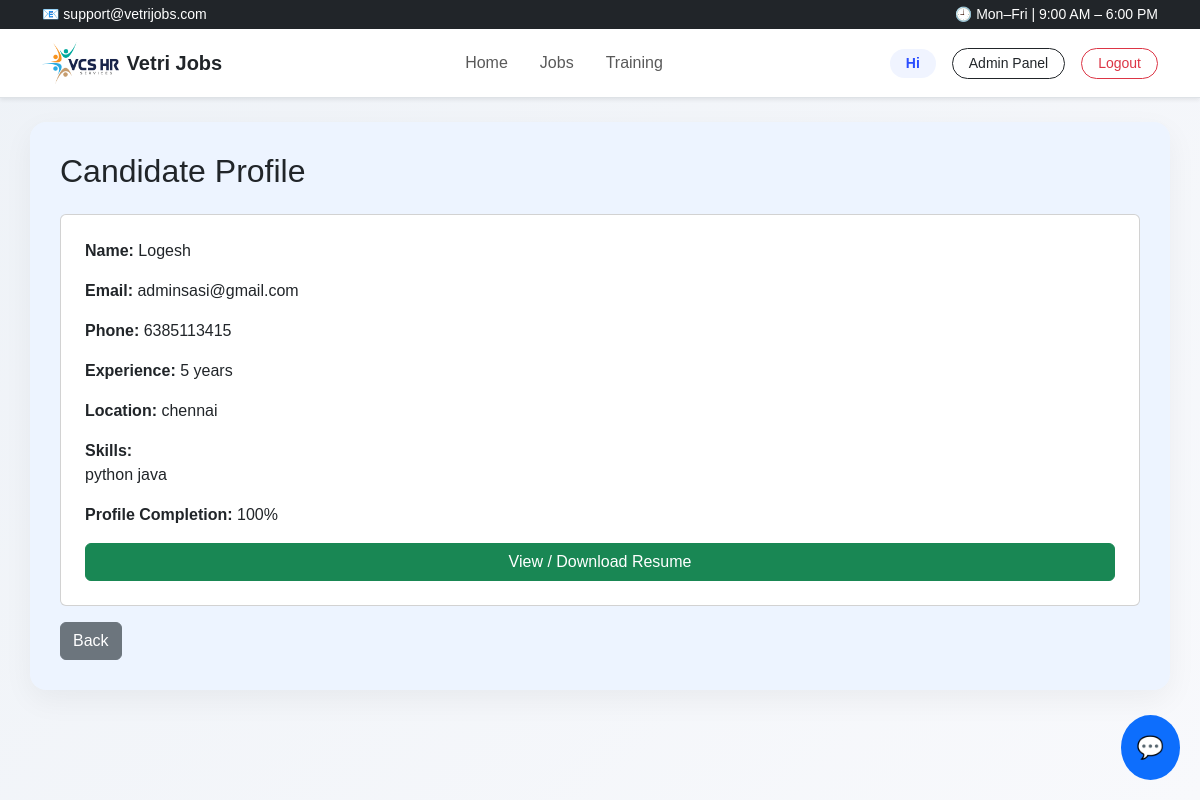
The app's page /dashboard/admin/candidate/4/ (signed in) with its own data.
### profiles/models.py (models this page shows, shortened)
class Profile(models.Model):
    user = models.OneToOneField(User, on_delete=models.CASCADE)
    full_name = models.CharField(max_length=100, blank=True)
    experience = models.PositiveIntegerField(null=True, blank=True)
    location = models.CharField(max_length=100, blank=True)
    skills = models.TextField(blank=True)
    resume = models.FileField(upload_to="resumes/", blank=True, null=True)
    phone = models.CharField(max_length=15, blank=True, null=True)
    summary = models.TextField(blank=True, null=True)
    ROLE_CHOICES = [
        ("ADMIN", "Admin"),
        ("CONSULTANT", "Consultant"),
        ("JOBSEEKER", "Job Seeker"),
    ]
    user = models.OneToOneField(User, on_delete=models.CASCADE)
    role = models.CharField(
        max_length=20,
        choices=ROLE_CHOICES,
        default="JOBSEEKER"
    )
    assigned_consultant = models.ForeignKey(
    User,
    on_delete=models.SET_NULL,
    null=True,
    blank=True,
    related_name="assigned_jobseekers"
)
    @property
    def completion_percentage(self):
        fields = [
            self.full_name,
            self.phone,
            self.experience,
            self.location,
            self.skills,
            self.resume,
        ]
        completed = sum(
            1 for field in fields if field not in [None, "", 0]
        )
        return int((completed / len(fields)) * 100)

### dashboard/views.py (the view)
# urls.py: path("admin/candidate/<int:user_id>/", views.admin_candidate_detail, name="admin_candidate_detail"),
@login_required
def admin_candidate_detail(request, user_id):
    if not request.user.is_staff:
        return redirect("/")
    profile = get_object_or_404(Profile, user__id=user_id)
    return render(request, "dashboard/admin_candidate_detail.html", {
        "profile": profile
    })

### dashboard/templates/dashboard/admin_candidate_detail.html (shortened to what this page needs)
{% extends "base.html" %}
{% block content %}
<h2 class="mb-4">Candidate Profile</h2>
<div class="card p-4 mb-3">
  <p><strong>Name:</strong> {{ profile.full_name }}</p>
  <p><strong>Email:</strong> {{ profile.user.email }}</p>
  <p><strong>Phone:</strong> {{ profile.phone }}</p>
  <p><strong>Experience:</strong> {{ profile.experience }} years</p>
  <p><strong>Location:</strong> {{ profile.location }}</p>
  <p><strong>Skills:</strong><br>{{ profile.skills }}</p>
  <p>
    <strong>Profile Completion:</strong>
    {{ profile.completion_percentage }}%
  </p>
  {% if profile.resume %}
    <a href="{{ profile.resume.url }}" target="_blank"
       class="btn btn-success">
      View / Download Resume
    </a>
  {% else %}
    <span class="text-muted">No resume uploaded</span>
  {% endif %}
</div>
<a href="{% url 'dashboard:admin_candidates' %}" class="btn btn-secondary">
  Back
</a>
{% endblock %}

### templates/base.html (style rules this page uses)
body { font-family: 'Poppins', sans-serif; background: linear-gradient(135deg, #eef2f7, #f8f9fc); min-height: 100vh; }

### records on screen
Profile: full_name "Logesh", user.email "adminsasi@gmail.com", phone "6385113415", experience "5", location "chennai", skills "python java", completion_percentage "100"
